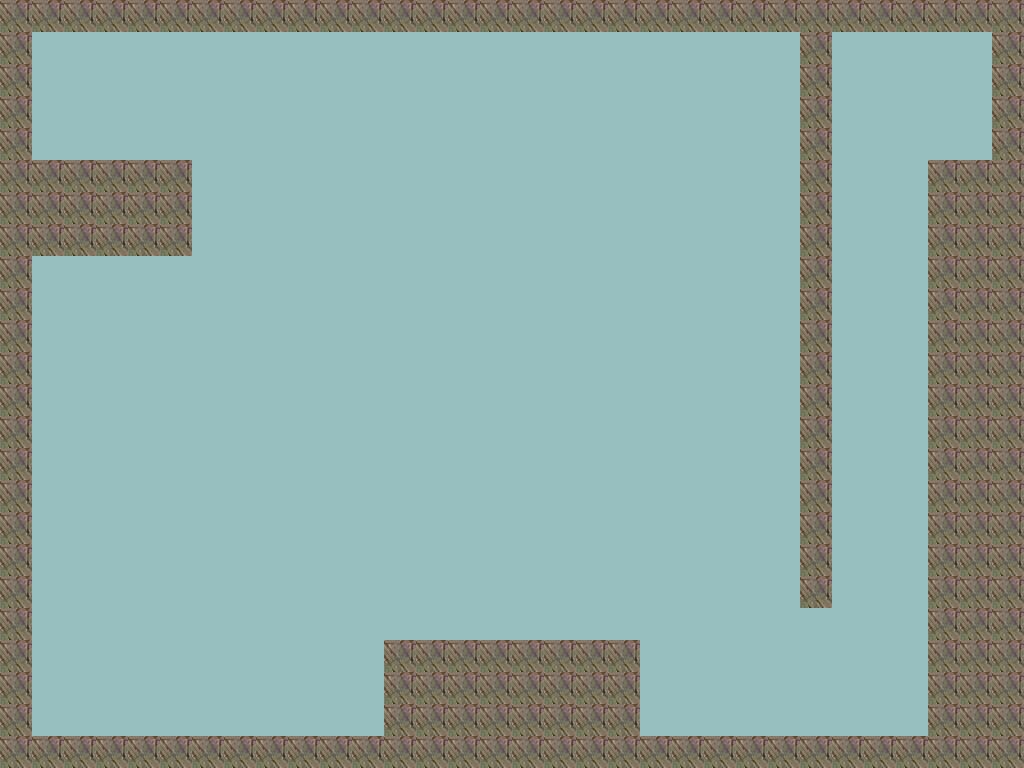

This is a level from a 2D game, rendered from its Tiled map with the project's own tilesets. A one-line summary and the map file follow, with tile-layer data summarised:
An orthogonal 32x24 tile map with 32x32 px tiles, 1 tile layer (Tile Layer 1).

<map version="1.0" orientation="orthogonal" width="32" height="24" tilewidth="32" tileheight="32" backgroundcolor="#98bfbf">
 <tileset firstgid="1" name="rocls" tilewidth="32" tileheight="32">
  <properties>
   <property name="blocked" value="true" />
  </properties>
  <image source="../rocks.png" width="128" height="128" />
 </tileset>
 <layer name="Tile Layer 1" width="32" height="24">
  <data>[768 cells, 201 non-empty, 1 distinct tile ids]</data>
 </layer>
</map>
